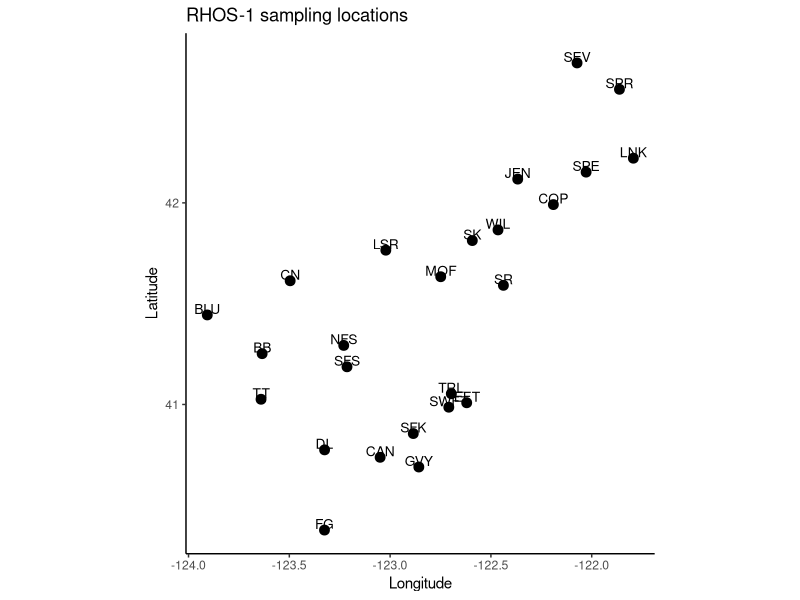
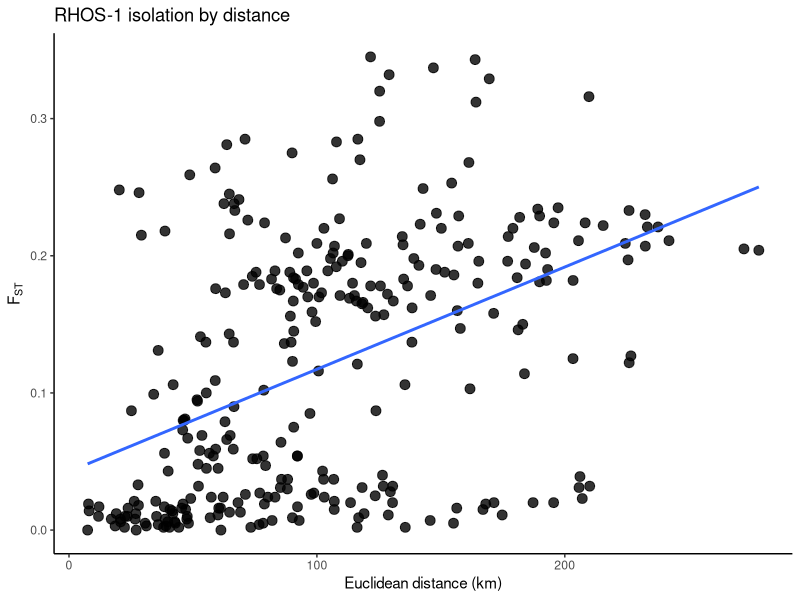

Here is the R script that generated these plots, in order: (Note: this script raises an error after producing the figures.)
# -----------------------------
# RHOS-1 speckled dace
# site coordinates + FST matrix + IBD plot
# -----------------------------

library(ggplot2)
library(geosphere)

# ------------------------------
# paths
# ------------------------------
save_dir <- "/Users/johnmccall/Library/CloudStorage/OneDrive-TheOhioStateUniversity/Spring_2026/Landgen_DGS/DGS-Patterns-of-Fish-Diversity/DGS-Patterns-of-Fish-Diversity/Objective 2/Data/RHOS-1"

# -----------------------------
# 0) site coordinates
# order matches Table 1 and Appendix B exactly
# -----------------------------
RHOS_1_coords <- data.frame(
  site = c(
    "SEV","SPR","LNK","SPE","JEN","COP","WIL","SR","SK","MOF",
    "LSR","CN","BB","BLU","NFS","SFS","TT","DL","FG","CAN",
    "GVY","SFK","SWFT","TRL","EFT"
  ),
  lat = c(
    42.69421, 42.56339, 42.22160, 42.15257, 42.11791,
    41.99150, 41.86591, 41.59100, 41.81309, 41.63370,
    41.76529, 41.61363, 41.25204, 41.44417, 41.29301,
    41.18689, 41.02586, 40.77490, 40.37700, 40.73800,
    40.68979, 40.85580, 40.98642, 41.05328, 41.00850
  ),
  lon = c(
    -122.0727, -121.8624, -121.7934, -122.0278, -122.3670,
    -122.1902, -122.4648, -122.4380, -122.5923, -122.7490,
    -123.0213, -123.4958, -123.6348, -123.9069, -123.2301,
    -123.2139, -123.6403, -123.3250, -123.3256, -123.0495,
    -122.8576, -122.8851, -122.7089, -122.6965, -122.6201
  ),
  stringsAsFactors = FALSE
)

# -----------------------------
# 1) map of sampling locations
# -----------------------------
ggplot(RHOS_1_coords, aes(x = lon, y = lat)) +
  geom_point(size = 3) +
  geom_text(aes(label = site), nudge_y = 0.03, size = 3.5) +
  coord_fixed() +
  theme_classic() +
  labs(
    x = "Longitude",
    y = "Latitude",
    title = "RHOS-1 sampling locations"
  )

# -----------------------------
# 2) geographic distance matrix
# straight-line distance in km
# -----------------------------
geo_dist_km <- geosphere::distm(
  as.matrix(RHOS_1_coords[, c("lon", "lat")]),
  fun = geosphere::distHaversine
) / 1000

rownames(geo_dist_km) <- RHOS_1_coords$site
colnames(geo_dist_km) <- RHOS_1_coords$site

# -----------------------------
# 3) pairwise FST matrix
# Appendix B: FST values are ABOVE the diagonal
# -----------------------------
RHOS_1_fst <- matrix(
  0,
  nrow = nrow(RHOS_1_coords),
  ncol = nrow(RHOS_1_coords),
  dimnames = list(RHOS_1_coords$site, RHOS_1_coords$site)
)

RHOS_1_fst["SEV", c("SPR","LNK","SPE","JEN","COP","WIL","SR","SK","MOF","LSR","CN","BB","BLU","NFS","SFS","TT","DL","FG","CAN","GVY","SFK","SWFT","TRL","EFT")] <-
  c(0.010,0.024,0.016,0.241,0.019,0.026,0.040,0.021,0.032,0.028,0.019,0.039,0.031,0.150,0.182,0.127,0.221,0.204,0.230,0.207,0.222,0.235,0.229,0.190)

RHOS_1_fst["SPR", c("LNK","SPE","JEN","COP","WIL","SR","SK","MOF","LSR","CN","BB","BLU","NFS","SFS","TT","DL","FG","CAN","GVY","SFK","SWFT","TRL","EFT")] <-
  c(0.017,0.010,0.245,0.013,0.017,0.031,0.024,0.032,0.020,0.020,0.023,0.032,0.146,0.181,0.122,0.221,0.205,0.233,0.209,0.224,0.234,0.228,0.194)

RHOS_1_fst["LNK", c("SPE","JEN","COP","WIL","SR","SK","MOF","LSR","CN","BB","BLU","NFS","SFS","TT","DL","FG","CAN","GVY","SFK","SWFT","TRL","EFT")] <-
  c(0.006,0.259,0.014,0.020,0.037,0.024,0.037,0.020,0.016,0.020,0.020,0.147,0.180,0.125,0.211,0.211,0.224,0.202,0.214,0.229,0.220,0.188)

RHOS_1_fst["SPE", c("JEN","COP","WIL","SR","SK","MOF","LSR","CN","BB","BLU","NFS","SFS","TT","DL","FG","CAN","GVY","SFK","SWFT","TRL","EFT")] <-
  c(0.246,0.002,0.005,0.026,0.011,0.024,0.007,0.002,0.015,0.011,0.137,0.171,0.114,0.206,0.197,0.220,0.196,0.209,0.223,0.214,0.178)

RHOS_1_fst["JEN", c("COP","WIL","SR","SK","MOF","LSR","CN","BB","BLU","NFS","SFS","TT","DL","FG","CAN","GVY","SFK","SWFT","TRL","EFT")] <-
  c(0.248,0.215,0.264,0.218,0.238,0.233,0.227,0.249,0.231,0.285,0.320,0.268,0.329,0.316,0.343,0.312,0.337,0.332,0.345,0.298)

RHOS_1_fst["COP", c("WIL","SR","SK","MOF","LSR","CN","BB","BLU","NFS","SFS","TT","DL","FG","CAN","GVY","SFK","SWFT","TRL","EFT")] <-
  c(0.008,0.023,0.008,0.016,0.002,0.002,0.007,0.005,0.121,0.156,0.103,0.196,0.182,0.207,0.186,0.198,0.209,0.201,0.171)

RHOS_1_fst["WIL", c("SR","SK","MOF","LSR","CN","BB","BLU","NFS","SFS","TT","DL","FG","CAN","GVY","SFK","SWFT","TRL","EFT")] <-
  c(0.005,0.017,0.021,0.008,0.009,0.012,0.011,0.123,0.159,0.106,0.193,0.184,0.208,0.183,0.195,0.209,0.202,0.170)

RHOS_1_fst["SR", c("SK","MOF","LSR","CN","BB","BLU","NFS","SFS","TT","DL","FG","CAN","GVY","SFK","SWFT","TRL","EFT")] <-
  c(0.033,0.021,0.032,0.030,0.037,0.025,0.185,0.224,0.166,0.270,0.253,0.283,0.256,0.275,0.285,0.281,0.238)

RHOS_1_fst["SK", c("MOF","LSR","CN","BB","BLU","NFS","SFS","TT","DL","FG","CAN","GVY","SFK","SWFT","TRL","EFT")] <-
  c(0.016,0.004,0.005,0.015,0.009,0.102,0.136,0.087,0.167,0.158,0.178,0.157,0.171,0.179,0.175,0.137)

RHOS_1_fst["MOF", c("LSR","CN","BB","BLU","NFS","SFS","TT","DL","FG","CAN","GVY","SFK","SWFT","TRL","EFT")] <-
  c(0.012,0.024,0.031,0.027,0.137,0.173,0.116,0.207,0.190,0.220,0.198,0.213,0.226,0.216,0.179)

RHOS_1_fst["LSR", c("CN","BB","BLU","NFS","SFS","TT","DL","FG","CAN","GVY","SFK","SWFT","TRL","EFT")] <-
  c(0.005,0.004,0.007,0.100,0.137,0.085,0.169,0.160,0.180,0.162,0.173,0.184,0.176,0.145)

RHOS_1_fst["CN", c("BB","BLU","NFS","SFS","TT","DL","FG","CAN","GVY","SFK","SWFT","TRL","EFT")] <-
  c(0.012,0.003,0.106,0.141,0.090,0.177,0.162,0.189,0.167,0.180,0.189,0.183,0.152)

RHOS_1_fst["BB", c("BLU","NFS","SFS","TT","DL","FG","CAN","GVY","SFK","SWFT","TRL","EFT")] <-
  c(0.003,0.099,0.131,0.087,0.176,0.170,0.188,0.167,0.179,0.189,0.183,0.156)

RHOS_1_fst["BLU", c("NFS","SFS","TT","DL","FG","CAN","GVY","SFK","SWFT","TRL","EFT")] <-
  c(0.109,0.143,0.095,0.188,0.172,0.202,0.178,0.192,0.200,0.196,0.165)

RHOS_1_fst["NFS", c("SFS","TT","DL","FG","CAN","GVY","SFK","SWFT","TRL","EFT")] <-
  c(0.010,0.016,0.054,0.043,0.066,0.052,0.056,0.045,0.048,0.045)

RHOS_1_fst["SFS", c("TT","DL","FG","CAN","GVY","SFK","SWFT","TRL","EFT")] <-
  c(0.043,0.081,0.075,0.094,0.079,0.080,0.067,0.073,0.069)

RHOS_1_fst["TT", c("DL","FG","CAN","GVY","SFK","SWFT","TRL","EFT")] <-
  c(0.056,0.027,0.059,0.052,0.059,0.054,0.047,0.037)

RHOS_1_fst["DL", c("FG","CAN","GVY","SFK","SWFT","TRL","EFT")] <-
  c(0.002,0.010,0.002,0.002,0.009,0.000,0.013)

RHOS_1_fst["FG", c("CAN","GVY","SFK","SWFT","TRL","EFT")] <-
  c(0.080,0.058,0.069,0.064,0.054,0.054)

RHOS_1_fst["CAN", c("GVY","SFK","SWFT","TRL","EFT")] <-
  c(0.008,0.012,0.006,0.019,0.015)

RHOS_1_fst["GVY", c("SFK","SWFT","TRL","EFT")] <-
  c(0.003,0.010,0.006,0.015)

RHOS_1_fst["SFK", c("SWFT","TRL","EFT")] <-
  c(0.008,0.000,0.018)

RHOS_1_fst["SWFT", c("TRL","EFT")] <-
  c(0.000,0.019)

RHOS_1_fst["TRL", "EFT"] <- 0.014

# reflect upper triangle to lower triangle
RHOS_1_fst[lower.tri(RHOS_1_fst)] <- t(RHOS_1_fst)[lower.tri(RHOS_1_fst)]
diag(RHOS_1_fst) <- 0
RHOS_1_fst[RHOS_1_fst < 0] <- 0

# -----------------------------
# 4) pairwise dataframe for IBD plot
# -----------------------------
ibd_df <- data.frame(
  site1   = rownames(RHOS_1_fst)[row(RHOS_1_fst)[upper.tri(RHOS_1_fst)]],
  site2   = colnames(RHOS_1_fst)[col(RHOS_1_fst)[upper.tri(RHOS_1_fst)]],
  fst     = RHOS_1_fst[upper.tri(RHOS_1_fst)],
  dist_km = geo_dist_km[upper.tri(geo_dist_km)]
)

# -----------------------------
# 5) IBD plot
# -----------------------------
ggplot(ibd_df, aes(x = dist_km, y = fst)) +
  geom_point(size = 3, alpha = 0.8) +
  geom_smooth(method = "lm", se = FALSE) +
  theme_classic() +
  labs(
    x = "Euclidean distance (km)",
    y = expression(F[ST]),
    title = "RHOS-1 isolation by distance"
  )

# -----------------------------
# 6) quick checks
# -----------------------------
stopifnot(identical(rownames(RHOS_1_fst), RHOS_1_coords$site))
stopifnot(identical(colnames(RHOS_1_fst), RHOS_1_coords$site))
stopifnot(isTRUE(all.equal(RHOS_1_fst, t(RHOS_1_fst))))

# -----------------------------
# 7) save RData
# -----------------------------
out_dir <- file.path(save_dir, "data")

if (!dir.exists(out_dir)) {
  dir.create(out_dir, recursive = TRUE)
}

save(
  RHOS_1_fst,
  RHOS_1_coords,
  geo_dist_km,
  ibd_df,
  file = file.path(out_dir, "RHOS-1.RData")
)
